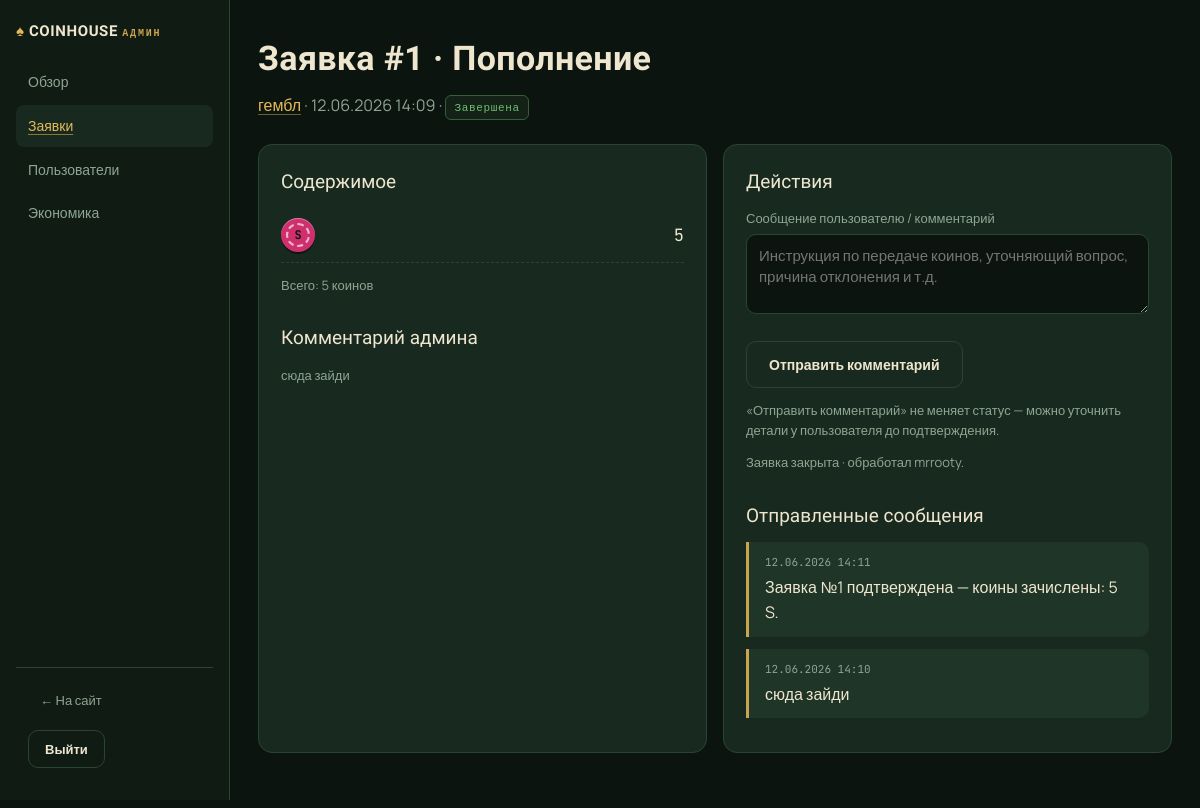
The page /panel/requests/1/ (signed in) on the database its author committed.
### core/models.py (models this page shows, shortened)
class CoinRequest(models.Model):
    DEPOSIT = "deposit"
    WITHDRAW = "withdraw"
    KIND_CHOICES = [(DEPOSIT, "Пополнение"), (WITHDRAW, "Вывод")]
    PENDING = "pending"            # создана пользователем, ждёт админа
    AWAITING = "awaiting"          # админ отправил инструкции, ждёт оплаты игроком
    COMPLETED = "completed"        # подтверждена, коины начислены/выданы
    REJECTED = "rejected"
    STATUS_CHOICES = [
        (PENDING, "Ожидает администрацию"),
        (AWAITING, "Ожидает оплату"),
        (COMPLETED, "Завершена"),
        (REJECTED, "Отклонена"),
    ]
    user = models.ForeignKey(settings.AUTH_USER_MODEL, on_delete=models.CASCADE, related_name="coin_requests")
    kind = models.CharField(max_length=10, choices=KIND_CHOICES)
    items = models.JSONField(default=dict)  # {"S": 5, "B": 10}
    status = models.CharField(max_length=10, choices=STATUS_CHOICES, default=PENDING)
    user_comment = models.TextField(blank=True)
    admin_comment = models.TextField(blank=True)
    created_at = models.DateTimeField(auto_now_add=True)
    updated_at = models.DateTimeField(auto_now=True)
    processed_by = models.ForeignKey(
        settings.AUTH_USER_MODEL, null=True, blank=True,
        on_delete=models.SET_NULL, related_name="processed_requests",
    )
    class Meta:
        ordering = ["-created_at"]
    def total(self):
        return sum(self.items.values())

class Message(models.Model):
    user = models.ForeignKey(settings.AUTH_USER_MODEL, on_delete=models.CASCADE, related_name="site_messages")
    text = models.TextField()
    related_request = models.ForeignKey(CoinRequest, null=True, blank=True, on_delete=models.SET_NULL)
    is_read = models.BooleanField(default=False)
    created_at = models.DateTimeField(auto_now_add=True)
    class Meta:
        ordering = ["-created_at"]

### core/views.py (the view, shortened to what this page needs)
# urls.py: path("panel/requests/<int:pk>/", views.panel_request_detail, name="panel_request_detail"),
@staff_required
def panel_request_detail(request, pk):
    req = get_object_or_404(CoinRequest.objects.select_related("user"), pk=pk)
    sent_messages = Message.objects.filter(related_request=req)
    return render(request, "panel/request_detail.html", {"req": req, "sent_messages": sent_messages})

### core/context_processors.py (called while the page is built)
def unread_messages(request):
    if request.user.is_authenticated:
        return {"unread_count": request.user.site_messages.filter(is_read=False).count()}
    return {"unread_count": 0}

def panel_pending(request):
    if request.user.is_authenticated and request.user.is_staff:
        from .models import CoinRequest
        return {"panel_pending": CoinRequest.objects.filter(status__in=["pending", "awaiting"]).count()}
    return {"panel_pending": 0}

### core/views.py (called while the page is built)
def staff_required(view):
    return user_passes_test(lambda u: u.is_staff, login_url="login")(view)

### templates/panel/request_detail.html (shortened to what this page needs)
{% extends 'panel/base.html' %}
{% block content %}
<h1>Заявка #{{ req.id }} · {{ req.get_kind_display }}</h1>
<p class="sub">
  <a href="{% url 'panel_user_detail' req.user_id %}">{{ req.user.username }}</a> ·
  {{ req.created_at|date:"d.m.Y H:i" }} ·
  <span class="status {{ req.status }}">{{ req.get_status_display }}</span>
</p>
<div class="grid cols-2">
  <div class="card">
    <h2 style="margin-top:0">Содержимое</h2>
    {% for code, amount in req.items.items %}
      <div class="balance-row"><span class="chip sm" data-c="{{ code }}">{{ code }}</span><span class="amt">{{ amount }}</span></div>
    {% endfor %}
    <p class="helper" style="margin-top:12px">Всего: {{ req.total }} коинов</p>
    {% if req.admin_comment %}<h2>Комментарий админа</h2><p class="helper">{{ req.admin_comment|linebreaksbr }}</p>{% endif %}
  </div>
  <div class="card">
    <h2 style="margin-top:0">Действия</h2>
    <form method="post">{% csrf_token %}
      <div class="field">
        <label>Сообщение пользователю / комментарий</label>
        <textarea name="admin_comment" placeholder="Инструкция по передаче коинов, уточняющий вопрос, причина отклонения и т.д."></textarea>
      </div>
      <div class="bj-actions">
        <button class="btn ghost" name="action" value="comment">Отправить комментарий</button>
      </div>
      <p class="helper" style="margin-top:12px">«Отправить комментарий» не меняет статус — можно уточнить детали у пользователя до подтверждения.</p>
    </form>
    {% if req.status != 'pending' and req.status != 'awaiting' %}
      <p class="helper" style="margin-top:12px">Заявка закрыта{% if req.processed_by %} · обработал {{ req.processed_by.username }}{% endif %}.</p>
    {% endif %}
    {% if sent_messages %}
    <h2>Отправленные сообщения</h2>
    {% for m in sent_messages %}
      <div class="msg-item">
        <time>{{ m.created_at|date:"d.m.Y H:i" }}{% if not m.is_read %} · не прочитано{% endif %}</time>
        {{ m.text|linebreaksbr }}
      </div>
    {% endfor %}
    {% endif %}
  </div>
</div>
{% endblock %}

### static/css/style.css (style rules this page uses)
:root { --bg:#101b14; --bg2:#0b140e; --surface:#182a1f; --surface2:#1f3527; --line:#2a4434; --gold:#e3b958; --gold-soft:#caa44e; --cream:#efe6cf; --muted:#8fa593; --red:#c8553d; --green:#6fbf73; --radius:14px; --font-display:'Unbounded',sans-serif; --font-body:'Manrope',sans-serif; --font-mono:'JetBrains Mono',monospace; }
* { box-sizing:border-box;margin:0;padding:0 }
html { scroll-behavior:smooth }
body { font-family:var(--font-body);color:var(--cream); background: radial-gradient(1100px 500px at 70% -10%, rgba(227,185,88,.07), transparent 60%), radial-gradient(900px 600px at 0% 100%, rgba(111,191,115,.05), transparent 60%), var(--bg); min-height:100vh;line-height:1.55; }
a { color:var(--gold); text-decoration:underline; text-decoration-color:rgba(227,185,88,.45); text-underline-offset:3px; cursor:pointer; }
.helper a,.sub a,.card p a { color:var(--gold) }
h1 { font-family:var(--font-display);font-weight:600;font-size:clamp(24px,4vw,34px);letter-spacing:.01em;margin-bottom:8px }
h2 { font-family:var(--font-display);font-weight:500;font-size:19px;margin:28px 0 12px }
.sub { color:var(--muted);max-width:60ch;margin-bottom:24px }
.card { background:var(--surface);border:1px solid var(--line);border-radius:var(--radius);padding:22px }
.grid { display:grid;gap:16px }
.grid.cols-2 { grid-template-columns:repeat(auto-fit,minmax(280px,1fr)) }
.chip { display:inline-flex;align-items:center;justify-content:center; width:46px;height:46px;border-radius:50%; font-family:var(--font-mono);font-weight:700;font-size:15px; position:relative;color:#10160f; box-shadow:0 2px 0 rgba(0,0,0,.45), inset 0 1px 0 rgba(255,255,255,.35); background:var(--c,#cfcfcf); flex:0 0 auto; }
.chip::after { content:"";position:absolute;inset:5px;border-radius:50%; border:2px dashed rgba(255,255,255,.65); }
.chip.sm { width:34px;height:34px;font-size:12px }
.chip[data-c="S"] { --c:#CF306D }
.balance-row { display:flex;align-items:center;gap:12px;padding:10px 0;border-bottom:1px dashed var(--line) }
.balance-row .amt { margin-left:auto;font-family:var(--font-mono);font-size:17px }
label { display:block;font-size:13px;color:var(--muted);margin-bottom:6px }
input[type=text],input[type=password],input[type=number],textarea,select { width:100%;background:var(--bg2);border:1px solid var(--line);color:var(--cream); border-radius:10px;padding:10px 12px;font-family:var(--font-body);font-size:15px; }
textarea { resize:vertical;min-height:80px }
.field { margin-bottom:16px }
.helper { font-size:13px;color:var(--muted) }
.btn { display:inline-block;border:none;cursor:pointer;font-family:var(--font-body);font-weight:700; font-size:14px;border-radius:10px;padding:11px 20px;transition:transform .06s ease, filter .15s; background:var(--gold);color:#1c1607; }
.btn.ghost { background:transparent;border:1px solid var(--line);color:var(--cream) }
.status { display:inline-block;font-family:var(--font-mono);font-size:11px;letter-spacing:.06em;border-radius:6px;padding:3px 8px;border:1px solid }
.status.completed { color:var(--green);border-color:#33603a;background:rgba(111,191,115,.08) }
.bj-actions { display:flex;gap:12px;margin-top:20px;flex-wrap:wrap }
.panel-body { background:var(--bg2) }
.msg-item { border-left:3px solid var(--gold-soft);padding:12px 16px;background:var(--surface2);border-radius:0 10px 10px 0;margin-bottom:12px }
.msg-item time { display:block;font-family:var(--font-mono);font-size:11px;color:var(--muted);margin-bottom:4px }
@media (hover:none) { .btn { padding:13px 22px } }

### rows shown on the page
CoinRequest: id "1", kind "Пополнение", user.username "гембл", created_at "12.06.2026 14:09", status "Завершена", total "5", admin_comment "сюда зайди", processed_by.username "mrrooty"
Message: created_at "12.06.2026 14:11", text "Заявка №1 подтверждена — коины зачислены: 5 S."
Message: created_at "12.06.2026 14:10", text "сюда зайди"

### other values the page prints
{{ code }} "S"
{{ amount }} "5"
